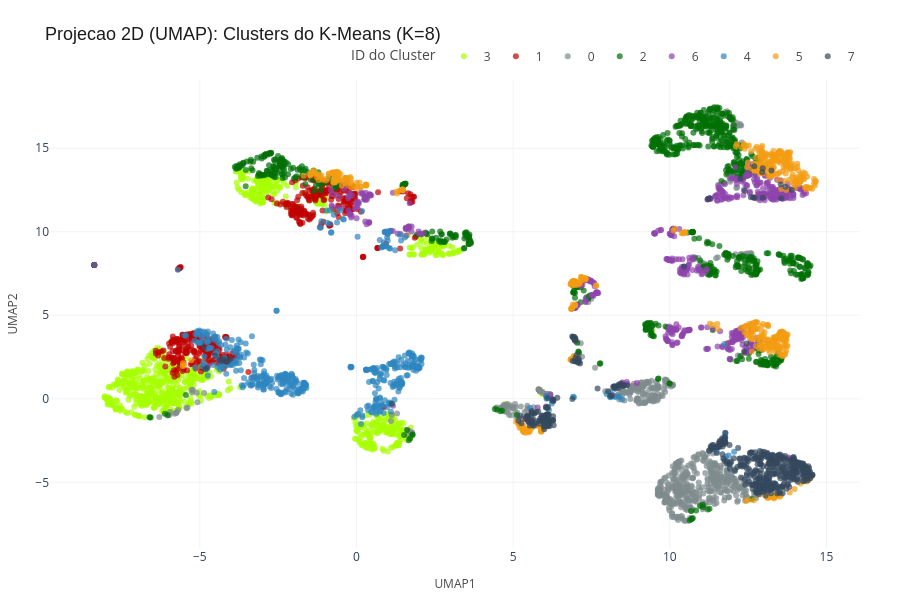

The notebook cell this image was saved under:
### Markdown cell above
>
> Com **50.83% da variancia retida em 2D** (`34.12%` na PC1 e `16.71%` na PC2), o **PCA mostra forte sobreposicao continua entre os clusters**, indicando que a estrutura dos dados nao e linearmente separavel por hiperplanos ortonormais.
>
> Nesse sentido, aplicamos a reducao nao-linear via **UMAP** para verificar se a geometria esferica imposta pelo K-Means respeita as variedades topologicas reais do dataset.

### Code cell
# Projecao 2D via UMAP (estrutura topologica nao-linear)
plot_clusters_2d_plotly(
    df_umap, col_x='UMAP1', col_y='UMAP2',
    mapa_cores=CORES_CLUSTERS,
    titulo='Projecao 2D (UMAP): Clusters do K-Means (K=8)'
)

### Figure 1 — Plotly figure (JSON) as saved in the notebook; plotly's stock layout.template omitted (floating-point values rounded to 4 significant figures; data arrays with more than 128 entries replaced by an {"elided": "..."} marker saying what was removed)
{"data": [{"customdata": {"elided": "862x1 str values"}, "hovertemplate": "Cluster=%{customdata[0]}<extra></extra>", "legendgroup": "3", "marker": {"color": "#A6FF00", "opacity": 0.7, "symbol": "circle"}, "mode": "markers", "name": "3", "orientation": "v", "showlegend": true, "type": "scatter", "x": {"elided": "862 float values"}, "xaxis": "x", "y": {"elided": "862 float values"}, "yaxis": "y"}, {"customdata": {"elided": "482x1 str values"}, "hovertemplate": "Cluster=%{customdata[0]}<extra></extra>", "legendgroup": "1", "marker": {"color": "#C00000", "opacity": 0.7, "symbol": "circle"}, "mode": "markers", "name": "1", "orientation": "v", "showlegend": true, "type": "scatter", "x": {"elided": "482 float values"}, "xaxis": "x", "y": {"elided": "482 float values"}, "yaxis": "y"}, {"customdata": {"elided": "680x1 str values"}, "hovertemplate": "Cluster=%{customdata[0]}<extra></extra>", "legendgroup": "0", "marker": {"color": "#7F8C8D", "opacity": 0.7, "symbol": "circle"}, "mode": "markers", "name": "0", "orientation": "v", "showlegend": true, "type": "scatter", "x": {"elided": "680 float values"}, "xaxis": "x", "y": {"elided": "680 float values"}, "yaxis": "y"}, {"customdata": {"elided": "873x1 str values"}, "hovertemplate": "Cluster=%{customdata[0]}<extra></extra>", "legendgroup": "2", "marker": {"color": "#007006", "opacity": 0.7, "symbol": "circle"}, "mode": "markers", "name": "2", "orientation": "v", "showlegend": true, "type": "scatter", "x": {"elided": "873 float values"}, "xaxis": "x", "y": {"elided": "873 float values"}, "yaxis": "y"}, {"customdata": {"elided": "538x1 str values"}, "hovertemplate": "Cluster=%{customdata[0]}<extra></extra>", "legendgroup": "6", "marker": {"color": "#8E44AD", "opacity": 0.7, "symbol": "circle"}, "mode": "markers", "name": "6", "orientation": "v", "showlegend": true, "type": "scatter", "x": {"elided": "538 float values"}, "xaxis": "x", "y": {"elided": "538 float values"}, "yaxis": "y"}, {"customdata": {"elided": "470x1 str values"}, "hovertemplate": "Cluster=%{customdata[0]}<extra></extra>", "legendgroup": "4", "marker": {"color": "#2E86C1", "opacity": 0.7, "symbol": "circle"}, "mode": "markers", "name": "4", "orientation": "v", "showlegend": true, "type": "scatter", "x": {"elided": "470 float values"}, "xaxis": "x", "y": {"elided": "470 float values"}, "yaxis": "y"}, {"customdata": {"elided": "578x1 str values"}, "hovertemplate": "Cluster=%{customdata[0]}<extra></extra>", "legendgroup": "5", "marker": {"color": "#F39C12", "opacity": 0.7, "symbol": "circle"}, "mode": "markers", "name": "5", "orientation": "v", "showlegend": true, "type": "scatter", "x": {"elided": "578 float values"}, "xaxis": "x", "y": {"elided": "578 float values"}, "yaxis": "y"}, {"customdata": {"elided": "517x1 str values"}, "hovertemplate": "Cluster=%{customdata[0]}<extra></extra>", "legendgroup": "7", "marker": {"color": "#34495E", "opacity": 0.7, "symbol": "circle"}, "mode": "markers", "name": "7", "orientation": "v", "showlegend": true, "type": "scatter", "x": {"elided": "517 float values"}, "xaxis": "x", "y": {"elided": "517 float values"}, "yaxis": "y"}], "layout": {"height": 600, "legend": {"font": {"color": "#4A4A4A", "size": 12}, "orientation": "h", "title": {"text": "ID do Cluster"}, "tracegroupgap": 0, "x": 1, "xanchor": "right", "y": 1.02, "yanchor": "bottom"}, "margin": {"b": 40, "l": 40, "r": 40, "t": 80}, "plot_bgcolor": "white", "title": {"font": {"color": "#1C1C1C", "family": "Arial", "size": 18}, "text": "Projecao 2D (UMAP): Clusters do K-Means (K=8)"}, "width": 900, "xaxis": {"anchor": "y", "domain": [0, 1], "gridcolor": "#F2F3F4", "gridwidth": 1, "showgrid": true, "title": {"font": {"color": "#4A4A4A", "size": 12}, "text": "UMAP1"}, "zeroline": false}, "yaxis": {"anchor": "x", "domain": [0, 1], "gridcolor": "#F2F3F4", "gridwidth": 1, "showgrid": true, "title": {"font": {"color": "#4A4A4A", "size": 12}, "text": "UMAP2"}, "zeroline": false}}}
